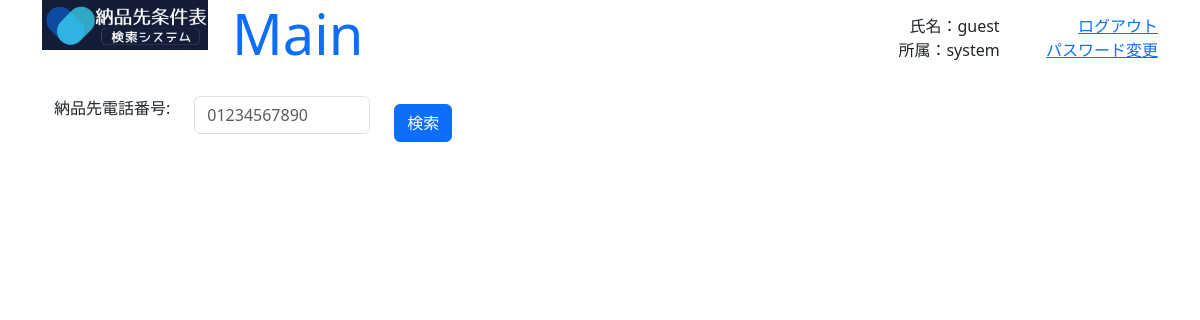
/main (signed in), run on an earlier commit of the app's database.
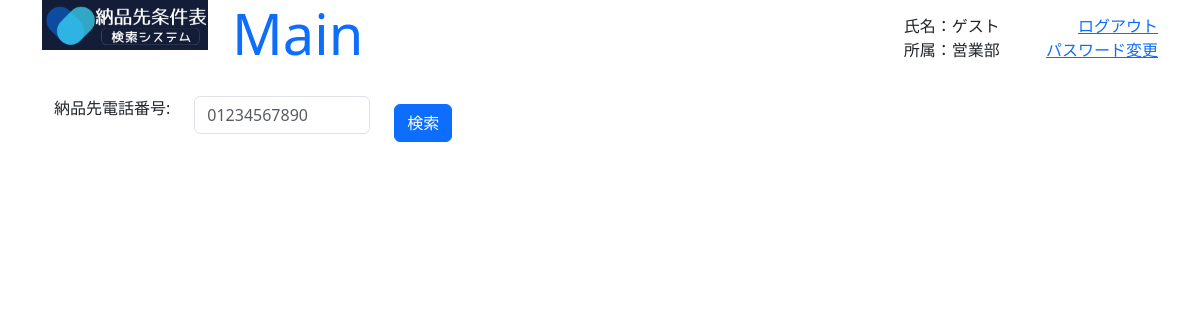
And on a later commit of the database.
### GreenLine/models.py (models this page shows, shortened)
class Employee(models.Model) :
    organization = models.ForeignKey(Organization, on_delete=models.CASCADE)
    name = models.CharField(max_length=32, default='')
    kana_regex = RegexValidator(regex=r'^[ァ-ヴー]+$', message='カナはカタカナのみ入力できます')
    kana = models.CharField(validators=[kana_regex], max_length=64, default='')
    phone_regex = RegexValidator(regex=r'^[0-9]+$', message='電話番号は半角数字のみ入力できます')
    phone = models.CharField(validators=[phone_regex], max_length=16, default='')
    password = models.CharField(max_length=16, default='')
    auth = models.BooleanField(default=False)

class Organization(models.Model) :
    name = models.CharField(max_length=200, default='')

### GreenLine/views.py (the view, shortened to what this page needs)
# urls.py: path('main', main, name="main"),
@csrf_exempt
def main(request) :
    employee = get_employee(request, False)
    if not employee :
        return redirect('login')
    params = {
        'title' : 'Main',
        'msg' : '',
        'name' : employee.name,
        'organizaion' : employee.organization.name,
        'form' : MainForm(),
    }
    if (request.method != 'POST') :
        return render(request, 'main.html', params)
    return render(request, 'main.html', params)

### GreenLine/forms.py
class MainForm(forms.Form) :
    phone = forms.CharField(label="納品先電話番号", widget=forms.TextInput(attrs={'class':'form-control', 'placeholder':'01234567890', 'pattern':'^[0-9]+$'}))

### GreenLine/views.py (called while the page is built)
def get_employee(request, auth_flg) :
    if not 'employee' in request.session :
        return None
    employee = Employee.objects.filter(id=request.session['employee']).first()
    if not employee :
        return None
    if auth_flg and not employee.auth :
        return None
    return employee

### GreenLine/templates/main.html (shortened to what this page needs)
{% load static %}
<!doctype html>
<html lang="ja">
<head>
    <link href="https://cdn.jsdelivr.net/npm/bootstrap@5.3.0-alpha1/dist/css/bootstrap.min.css" rel="stylesheet">
</head>
<body class="container" style="height: 95vh;">
    <div class="row align-items-start">
        <div class="col-2"><img src="{% static 'title.png' %}" width="100%"></div>
        <div id="main_header" class="col-10 container" style="height: 10vh; padding-bottom: 10px;">
            <div id="info_employee" class="row align-items-center">
                <div class="col-6 text-start"><h1 class="display-4 text-primary">{{ title }}</h1></div>
                <div class="col-4 container">
                    <div class="row"><div class="col text-end">氏名：{{ name }}</div></div>
                    <div class="row"><div class="col text-end">所属：{{ organizaion }}</div></div>
                </div>
                <div class="col container">
                    <div class="row"><div class="col text-end"><a href="{% url 'login' %}">ログアウト</a></div></div>
                    <div class="row"><div class="col text-end"><a href="{% url 'change_password' %}">パスワード変更</a></div></div>
                </div>
            </div>
        </div>
    </div>
    <div id="main_form" class="container" style="height: 7vh; padding-bottom: 10px;">
        <form action="{% url 'main' %}" method="POST">
            <div class="row row-cols-auto">
                <div class="col align-middle">{{ form.phone.label_tag }}</div>
                <div class="col align-middle" style="width: 200px;">{{ form.phone }}</div>
                <div class="col align-middle"><button class="btn btn-primary mt-2" type="submit">検索</button></div>
            </div>
        </form>
    </div>
</body>
</html>

What changed in the data, as far as the page shows it:
no longer on this page (row edited): Organization: name "system"
changed Employee: name "guest" → "ゲスト"
added Organization: name "営業部"
